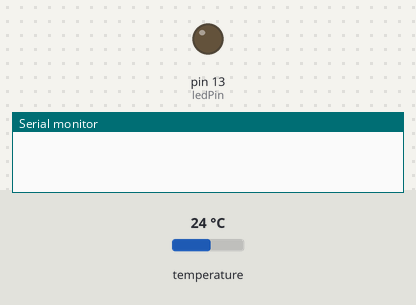
Simulated run of this sketch. Board: Arduino Uno, built with avr-gcc and run on an emulated ATmega328P. Shown: output pins drawn as LEDs (lit = HIGH), the last lines printed to the serial monitor. Dashed ring = blinking. The test bench sets the inputs (shaded band); at power-on: temperature 24 °C.

Above: at 0.5 s.
At 2.3 s:
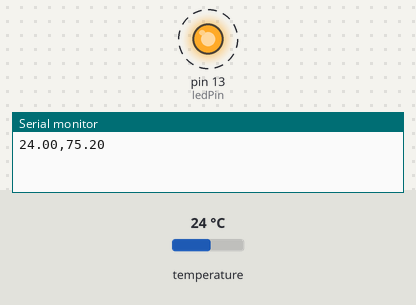
Timing chart, 0 to 3.0 s (numbered marks = the images above):
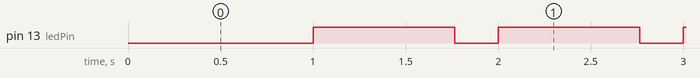

The sketch:

Arduino_Code_MK3.ino
```cpp
//included libraries
//OneWire.h and DallasTemperature.h for getting the data
//from the ds18b20 temperature sensor
#include <OneWire.h>
#include <DallasTemperature.h>

//defining the bus that the components will be connected to
#define ONE_WIRE_BUS A3

//initialising the OneWire and Dallas Temperature classes
OneWire oneWire(ONE_WIRE_BUS);
DallasTemperature sensors(&oneWire);

//setting up constant variables
const int ledPin = 13;
const int blinkInterval = 500;
const int readingInterval = 1000;

//setting up variables
int ledState = HIGH;
 float Celcius=0;
 float Fahrenheit=0;
unsigned long currentMillis = 0;
unsigned long previousMillisLED = 0;
unsigned long previousMillisTemp = 0;

void setup() {
  // put your setup code here, to run once:
  //setting up the serial interface along with the sensors
  //and the needed pin for the onboard LED
  Serial.begin(9600);
  sensors.begin();
  pinMode(ledPin, OUTPUT);
}

void loop() {
  // put your main code here, to run repeatedly:
  currentMillis = millis();
  LifeLED();
  SendData();
}

void SendData()
{
  if ((unsigned long) currentMillis - previousMillisTemp >= readingInterval)
  {
    sensors.requestTemperatures();
    Celcius = sensors.getTempCByIndex(0);
    Fahrenheit = sensors.toFahrenheit(Celcius);
    Serial.print(Celcius);
    Serial.print(",");
    Serial.println(Fahrenheit);
    previousMillisTemp += readingInterval;
  }
}

void LifeLED()
{
  //checking to see if the led state is low
  //if true we check to see if the blinkInterval has passed
  //if true we set the led state to high and write this change to the pin
  //we then update the previousMillisLED varaible by our blinkInterval
  //this is so that the intervals are equal
  //as the line could also be previousMillisLed = currentMills
  //however this can be less accurate
  if (ledState == LOW)
  {
    if((unsigned long) currentMillis - previousMillisLED >= blinkInterval)
    {
      ledState = HIGH;
      digitalWrite(ledPin, ledState);
      previousMillisLED += blinkInterval;
    }
  }
  //if the led is already high we check to see that the blinkInterval has passed
  //if true we set the ledState to low and write this change to the pin
  //and update the previousMillisLED by the blinkInterval
  //this is done the same way as above for the same reason
  else
  {
    if((unsigned long) currentMillis - previousMillisLED >= blinkInterval)
    {
      ledState = LOW;
      digitalWrite(ledPin,ledState);
      previousMillisLED += blinkInterval;
    }
  }
}
```

Measured:
- by itself, pin 13 (ledPin): alternates HIGH for 0.77 s and LOW for 0.24 s
